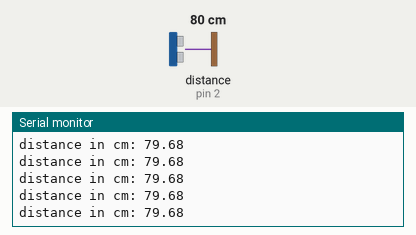
Recording of a sketch running on a simulated Arduino Uno, built with avr-gcc and run on an emulated ATmega328P. On the bench: the last lines printed to the serial monitor. Wiring (inferred from the names in the program): ultrasonic range finder: trigger pin 3; echo pin 2. The inputs (shaded band) are chosen by the test bench; at power-on: distance to the obstacle (sensor on pin 2) 80 cm. The echo pulse lasts 58.3 µs per cm.

Above: at 1.2 s.
1.3 s: distance to the obstacle (sensor on pin 2) set to 35 cm
At 1.6 s:
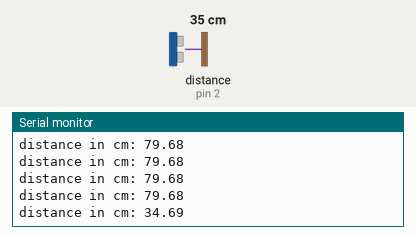
4.3 s: distance to the obstacle (sensor on pin 2) set to 2 cm
At 4.44 s:
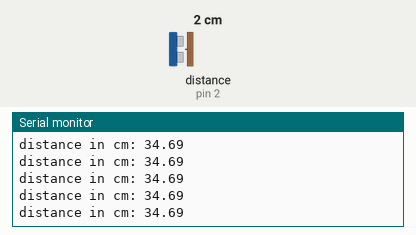
Timing chart, 0 to 7.3 s (numbered marks = the images above; inputs shaded):
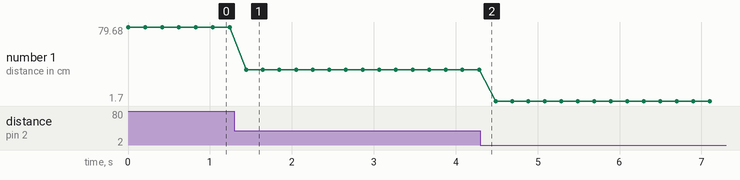

Measured:
- after the input at 1.3 s, the serial monitor: prints a new line after 0.14 s (image 1)
- plotted number 1: 79.68 → 34.69 after the input at 1.3 s, 34.69 → 1.7 after the input at 4.3 s

The sketch:

Ultrasound.ino
```cpp
#define echoPin 2
#define trigPin 3
#define SpeedOfSound 0.0343  // in cm-per-microsecond

void setup() {
  pinMode(echoPin, INPUT);
  pinMode(trigPin, OUTPUT);
  digitalWrite(trigPin, LOW);
  Serial.begin(9600);
}

void loop() {
  float echoTime, distance;

  digitalWrite(trigPin, HIGH);
  delayMicroseconds(10);
  digitalWrite(trigPin, LOW);

  echoTime = pulseIn(echoPin, HIGH);
  distance = (echoTime/2.0) * SpeedOfSound;
  Serial.print("distance in cm: ");
  Serial.println(distance);
  delay(200);
}
```
